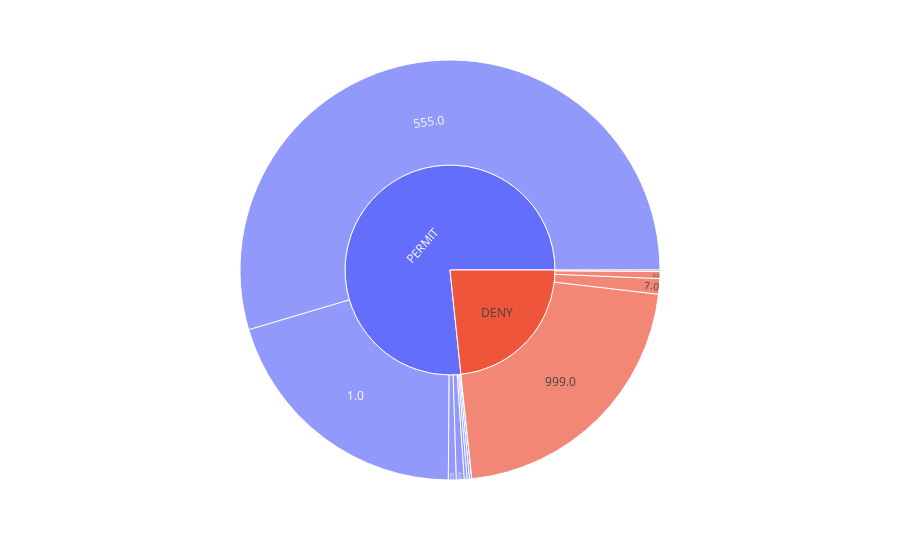

This figure's notebook cell:
### Code cell
test_sunburst = px.sunburst(test, path=['action', 'policyid'], values='count')
test_sunburst.show()

### Figure 1 — Plotly figure (JSON) as saved in the notebook; plotly's stock layout.template omitted (floating-point values rounded to 4 significant figures)
{"data": [{"branchvalues": "total", "domain": {"x": [0, 1], "y": [0, 1]}, "hovertemplate": "labels=%{label}<br>count=%{value}<br>parent=%{parent}<br>id=%{id}<extra></extra>", "ids": ["PERMIT/1.0", "PERMIT/11.0", "PERMIT/2.0", "PERMIT/4.0", "DENY/5.0", "PERMIT/555.0", "DENY/6.0", "DENY/7.0", "PERMIT/777.0", "PERMIT/8.0", "PERMIT/9.0", "DENY/999.0", "DENY", "PERMIT"], "labels": ["1.0", "11.0", "2.0", "4.0", "5.0", "555.0", "6.0", "7.0", "777.0", "8.0", "9.0", "999.0", "DENY", "PERMIT"], "name": "", "parents": ["PERMIT", "PERMIT", "PERMIT", "PERMIT", "DENY", "PERMIT", "DENY", "DENY", "PERMIT", "PERMIT", "PERMIT", "DENY", "", ""], "type": "sunburst", "values": [20280, 172, 183, 607, 118, 54593, 534, 1188, 3, 609, 215, 21498, 23338, 76662]}], "layout": {"legend": {"tracegroupgap": 0}, "margin": {"t": 60}}}
